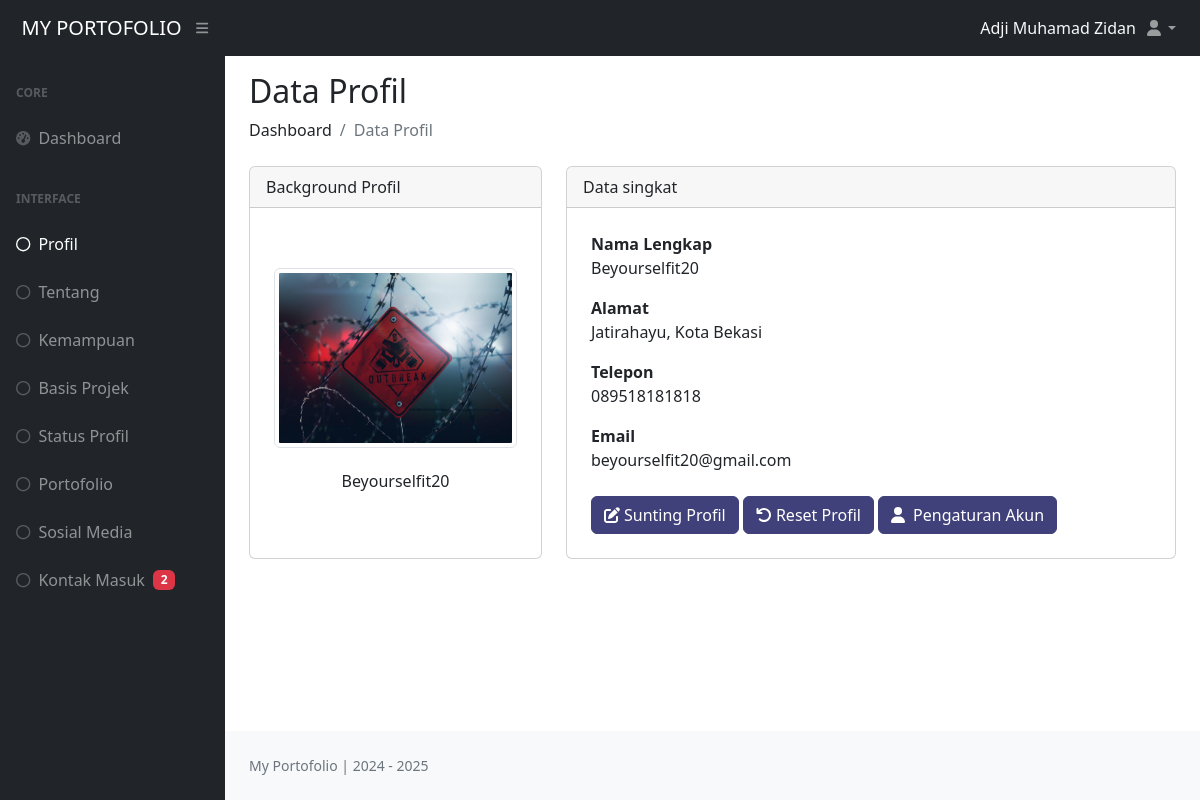
The app's page /dashboard/index.php?halaman=profil (signed in) with its own data.
### tables this page shows
CREATE TABLE `dt_profil` (
  `id` int(11) NOT NULL,
  `nama_lengkap` varchar(100) NOT NULL,
  `no_telp` varchar(18) NOT NULL,
  `email` varchar(30) NOT NULL,
  `alamat` varchar(100) NOT NULL,
  `foto` varchar(255) NOT NULL,
  `id_admin` int(11) NOT NULL,
  `created_at` timestamp NOT NULL DEFAULT current_timestamp() ON UPDATE current_timestamp()
);

### dashboard/pages/profil.php (the view, shortened to what this page needs)
<?php
  require 'config/koneksi_db.php';
  $sql = "SELECT * FROM dt_profil";
  $query = mysqli_query($koneksi, $sql);
  $dataProfil = mysqli_num_rows($query);
  $row = [];
  while ($data = mysqli_fetch_assoc($query)) {
    $row[] = $data;
  }
?>
<h2 class="mt-3">Data Profil</h2>
<ol class="breadcrumb mb-4">
  <li class="breadcrumb-item">Dashboard</li>
  <li class="breadcrumb-item active">Data Profil</li>
</ol>
<div class="row">
  <?php if ($dataProfil == 0) { ?>
    <div class="col-12 mb-3 col-lg-4 mb-lg-0">
      <div class="card h-100">
        <div class="card-header">
          Background Profil
        </div>
        <div class="card-body p-4 d-flex justify-content-center align-items-center">
          <div class="text-center">
            <img class="profile-user-img img-fluid mb-4 img-thumbnail"
              src="profil_pict/background_default.png"
              alt="admin_user" style="width: 280px; height: 180px; object-fit: cover;">
            <h6>Background Profil</h6>
          </div>
        </div>
      </div>
    </div>
    <div class="col-12 mb-5 col-lg-8 mb-lg-0">
      <div class="card h-100">
        <div class="card-header">
          Data Singkat
        </div>
        <div class="card-body p-4">
          <div class="mb-3">
            <strong>Nama Lengkap</strong>
            <p>Belum ada nama</p>
          </div>
          <div class="mb-3">
            <strong>Status</strong>
            <p>Belum ada status<p>
          </div>
          <div class="mb-4">
            <strong>Alamat</strong>
            <p>Belum ada alamat<p>
          </div>
          <div>
            <button type="buttonbs-" class="btn text-white btn-primary col-12 col-lg-auto mb-2 mt-3 mb-lg-0 mt-lg-0"
            data-bs-toggle="modal"
            data-bs-target="#tambahProfil">
            <i class="fas fa-plus me-1"></i>Tambah Profil</button>
            <button class="btn text-white btn-primary col-12 col-lg-auto mb-2 mb-lg-0" disabled="disabled"><i class="fas fa-undo me-1"></i>Reset Profil</button>
            <a href="index.php?halaman=akun" class="btn btn-primary text-white col-12 col-lg-auto"><i class="fas fa-user me-2"></i>Pengaturan Akun</a>
          </div>
        </div>
      </div>
    </div>
  <?php
    } else {
      foreach ($row as $profil) :
  ?>
    <div class="col-12 mb-3 col-lg-4 mb-lg-0">
      <div class="card h-100">
        <div class="card-header">
          Background Profil
        </div>
        <div class="card-body p-4 d-flex justify-content-center align-items-center">
          <div class="text-center">
            <img class="profile-user-img img-fluid mb-4 img-thumbnail"
              src="file_foto/<?= $profil['foto']; ?>"
              alt="admin_user" style="width: 280px; height: 180px; object-fit: cover;">
            <h6><?= $profil['nama_lengkap']; ?></h6>
          </div>
        </div>
      </div>
    </div>
    <div class="col-12 mb-5 col-lg-8 mb-lg-0">
      <div class="card h-100">
        <div class="card-header">
          Data singkat
        </div>
        <div class="card-body p-4">
          <div class="mb-3">
            <strong>Nama Lengkap</strong>
            <p><?= $profil['nama_lengkap']; ?></p>
          </div>
          <div class="mb-3">
            <strong>Alamat</strong>
            <p><?= $profil['alamat']; ?><p>
          </div>
          <div class="mb-3">
            <strong>Telepon</strong>
            <p><?= $profil['no_telp']; ?><p>
          </div>
          <div class="mb-4">
            <strong>Email</strong>
            <p><?= $profil['email']; ?><p>
          </div>
          <div>
            <button type="button" class="btn btn-primary text-white col-12 col-lg-auto mb-2 mt-3 mb-lg-0 mt-lg-0"
            data-bs-toggle="modal"
            data-bs-target="#suntingProfil"
            data-id="<?= $profil['id']; ?>"
            data-nama="<?= $profil['nama_lengkap']; ?>"
            data-alamat="<?= $profil['alamat']; ?>"
            data-email="<?= $profil['email']; ?>"
            data-telp="<?= $profil['no_telp']; ?>"
            data-foto="<?= $profil['foto']; ?>">
            <i class="fas fa-edit me-1"></i>Sunting Profil</button>
            <button type="button" class="btn btn-primary text-white col-12 col-lg-auto mb-2 mb-lg-0" data-bs-toggle="modal"
            data-bs-target="#resetProfil<?= $profil['id']; ?>"><i class="fas fa-undo me-1"></i>Reset Profil</button>
            <a href="index.php?halaman=akun" class="btn btn-primary text-white col-12 col-lg-auto"><i class="fas fa-user me-2"></i>Pengaturan Akun</a>
          </div>
        </div>
      </div>
    </div>
  <?php
      endforeach;
    }
  ?>
</div>

### dashboard/index.php (style rules this page uses)
.btn-primary, .bg-primary { background-color: #40407a !important; border-color: #40407a !important; }

### records on screen
dt_profil: foto (picture), nama_lengkap "Beyourselfit20", alamat "Jatirahayu, Kota Bekasi", no_telp "089518181818", email "beyourselfit20@gmail.com"

### other values on screen
$_SESSION['admin'] "Adji Muhamad Zidan"
$jumlah "2"
